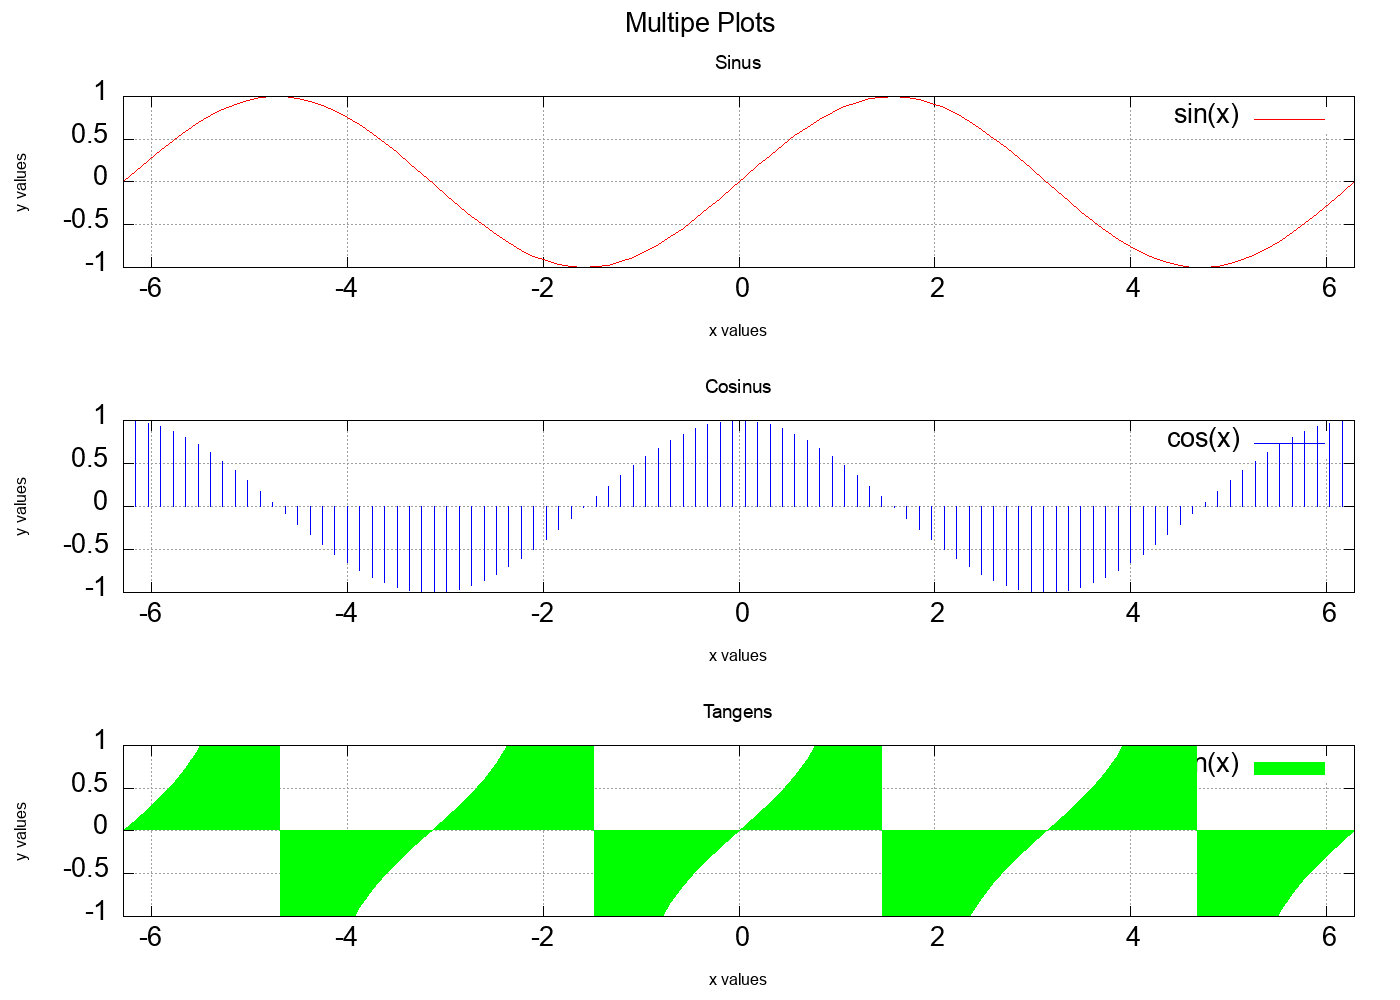

Recreate this plot in gnuplot.
set terminal png size 1400,1000 enhanced font ",20"
set output "DemoMultiplot.png"

# a very simple plot functionality
set multiplot layout 3, 1 title "Multipe Plots"

# option for all plots
set grid
set xlabel "x values" font ",12" color rgb "#0000ff"
set ylabel "y values" font ",12"
set xrange[-2*pi:2*pi]
set yrange[-1:1]

# define three linestyles
set style line 1 linecolor rgb "#ff0000"
set style line 2 linecolor rgb "#0000ff"
set style line 3 linecolor rgb "#00ff00"

# plot of the sinus
set title "Sinus" font ",14"
plot sin(x) linestyle 1

# plot of the cosinus
set title "Cosinus" font ",14"
plot cos(x) with impulses linestyle 2

# plot of the tangens
set title "Tangens" font ",14"
plot tan(x) with filledcurve linestyle 3
